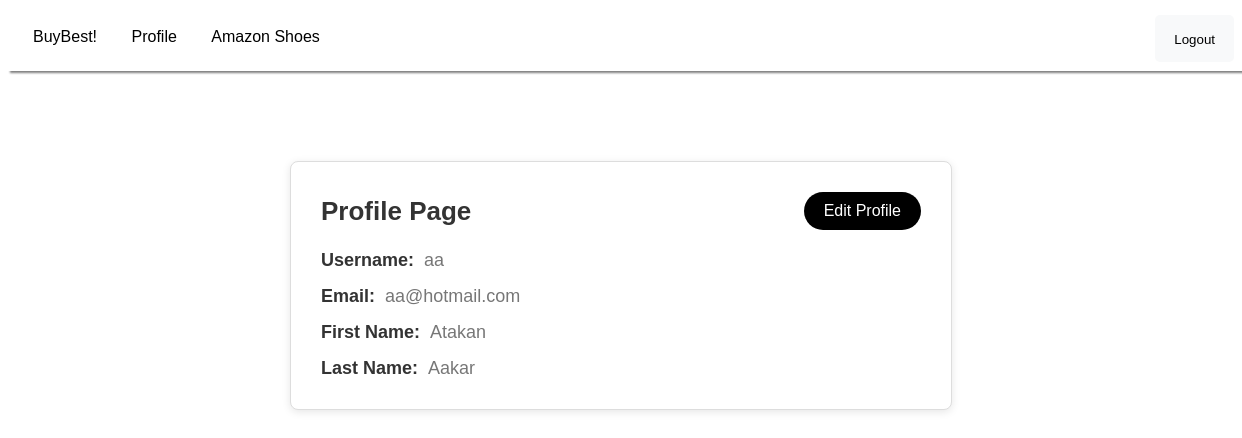
Page /profile/ (signed in) on the committed database.
### users/models.py (models this page shows)
class CustomUser(AbstractUser):
    is_customer = models.BooleanField(default=False)
    is_seller = models.BooleanField(default=False)
    balance = models.DecimalField(max_digits=10, decimal_places=2, default=0.00)
    groups = models.ManyToManyField(
        Group,
        related_name='customuser_set',  # Add this line
        blank=True,
        help_text='The groups this user belongs to. A user will get all permissions granted to each of their groups.',
        related_query_name='user',
    )
    user_permissions = models.ManyToManyField(
        Permission,
        related_name='customuser_set',  # Add this line
        blank=True,
        help_text='Specific permissions for this user.',
        related_query_name='user',
    )

### users/views.py (the view)
# urls.py: path('profile/', views.profile, name='profile'),
@login_required
def profile(request):
    return render(request, 'profile.html')

### users/templates/profile.html (shortened to what this page needs)
{% extends 'base.html' %}
{% block content %}
<div class="profile-page-container">
    <div class="profile-page">
        <div class="profile-header">
            <h2>Profile Page</h2>
            <a href="{% url 'edit_profile' %}" class="edit-profile-link">Edit Profile</a>
        </div>
        <div class="profile-info">
            <p><span class="label">Username:</span><span class="value">{{ user.username }}</span></p>
            <p><span class="label">Email:</span><span class="value">{{ user.email }}</span></p>
            <p><span class="label">First Name:</span><span class="value">{{ user.first_name }}</span></p>
            <p><span class="label">Last Name:</span><span class="value">{{ user.last_name }}</span></p>
        </div>
    </div>
</div>
{% endblock %}

### users/templates/profile.html (style rules this page uses)
body { font-family: Arial, sans-serif; background-color: #f9f9f9; }
.profile-page-container { display: flex; justify-content: center; align-items: center; padding: 40px 20px; }
.profile-page { width: 100%; max-width: 600px; padding: 30px; background-color: #fff; border: 1px solid #ddd; border-radius: 8px; box-shadow: 0 2px 8px rgba(0, 0, 0, 0.1); margin-top: 40px; }
.profile-header { display: flex; justify-content: space-between; align-items: center; margin-bottom: 20px; }
.profile-header h2 { margin: 0; font-size: 26px; font-weight: bold; color: #333; }
.profile-info { display: flex; flex-direction: column; gap: 15px; }
.profile-info p { margin: 0; font-size: 18px; color: #555; }
.profile-info .label { font-weight: bold; color: #333; }
.profile-info .value { font-size: 18px; color: #777; margin-left: 10px; }
.edit-profile-link { display: inline-block; padding: 10px 20px; background-color: #000; color: #fff; text-decoration: none; border-radius: 20px; transition: background-color 0.3s; }

### users/templates/navbar.html (style rules this page uses)
body { font-family: Arial, sans-serif; background-color: #ffffff; }

### rows in the picture
CustomUser: username "aa", email "aa@hotmail.com", first_name "Atakan", last_name "Aakar"
